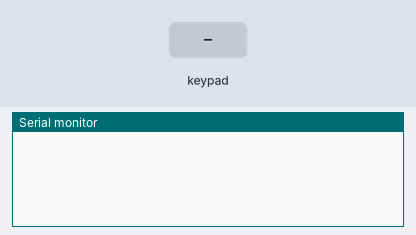
The sketch below on a simulated Arduino Uno, built with avr-gcc and run on an emulated ATmega328P. Shown: the last lines printed to the serial monitor. Inputs (shaded band) come from the test bench.

Above: at 1.2 s.
1.3 s: key '1' pressed
At 2.5 s:
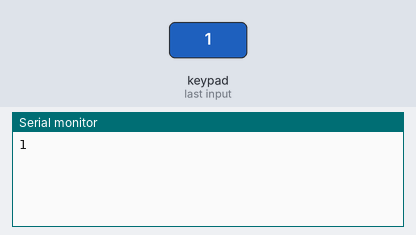
2.8 s: keypad keys 1 2 pressed 0.4 s apart
At 4.4 s:
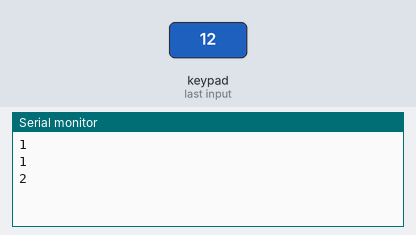
5.1 s: key '3' pressed
At 5.8 s:
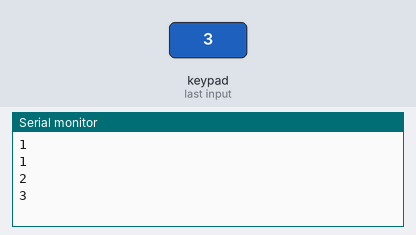
Timing chart, 0 to 8.1 s (numbered marks = the images above; inputs shaded):
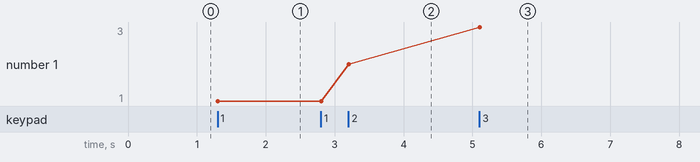

The sketch:

keypad2x2.ino
```cpp
#include <Keypad.h>

const byte ROWS = 2; //two rows
const byte COLS = 2; //two columns
char keys[ROWS][COLS] = {
  {'1','3'},
  {'2','4'},
};
byte rowPins[ROWS] = {2, 3,}; //connect to the row pinouts of the keypad
byte colPins[COLS] = {4, 5,}; //connect to the column pinouts of the keypad

Keypad keypad = Keypad( makeKeymap(keys), rowPins, colPins, ROWS, COLS );

void setup(){
  Serial.begin(9600);
}

void loop(){
  char key = keypad.getKey();

  if (key != NO_KEY){
    Serial.println(key);
  }
}
```

Measured:
- after the input at 1.3 s, the serial monitor: prints a new line at once (image 1)
- after the input at 2.8 s, the serial monitor: prints a new line after 0.41 s (image 2)
- after the input at 5.1 s, the serial monitor: prints a new line at once (image 3)
- plotted number 1: 1 → 2 after the input at 2.8 s, 2 → 3 after the input at 5.1 s
